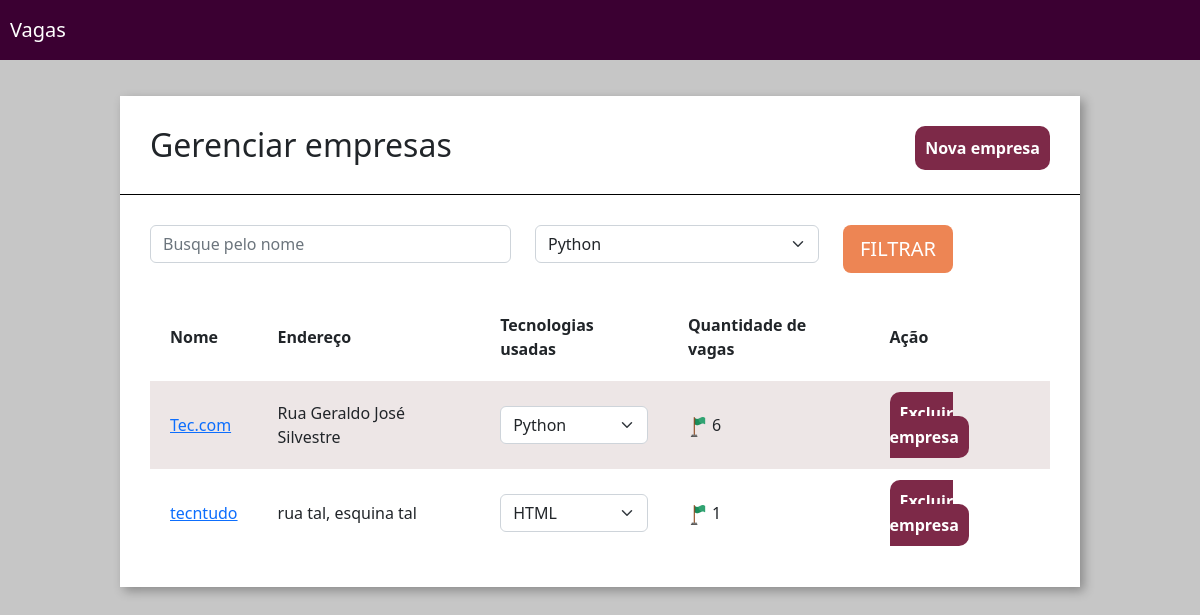
Screenshot of /empresas/ with the database file from the repository.
### empresa/models.py (models this page shows, shortened)
class Empresa(models.Model):
    choices_nicho_mercado = (
                            ('M', 'Marketing'),
                            ('N', 'Nutrição'),
                            ('D', 'Design')
                            )
    logo = models.ImageField(upload_to="logo_empresa")
    nome = models.CharField(max_length=30)
    email = models.EmailField()
    cidade = models.CharField(max_length=30)
    tecnologias = models.ManyToManyField(Tecnologias)
    endereco = models.CharField(max_length=60)
    nicho_mercado = models.CharField(max_length=3, choices=choices_nicho_mercado)
    caracteristica_empresa = models.TextField()
    class Meta:
        verbose_name = "Empresa"
        verbose_name_plural = "Empresas"
    def qtd_vagas(self):
        return Vagas.objects.filter(empresa_id=self.id).count()

### empresa/views.py (the view)
# urls.py: path("empresas/", views.empresas, name='empresas'),
def empresas(request):
    tecnologias_filtrar = request.GET.get('tecnologias')
    nome_filtar = request.GET.get('nome')
    empresas = Empresa.objects.all()
    if tecnologias_filtrar:
        empresas = empresas.filter(tecnologias=tecnologias_filtrar)
    if nome_filtar:
        empresas = empresas.filter(nome__icontains=nome_filtar)
    tecnologias = Tecnologias.objects.all()
    context = {
        "empresas": empresas,
        "tecnologias": tecnologias
    }
    return render(request, 'empresas.html', context)

### empresa/models.py (called while the page is built)
    def __str__(self):
        return self.tecnologia

### empresa/templatestags/filtro.py (called while the page is built)
@register.filter(name="is_par")
def is_par(valor):
    return True if valor % 2 == 0 else False

### empresa/templates/empresas.html (shortened to what this page needs)
{% extends 'base.html' %}
{% load static %}
{% load filtro %}
{% block 'head' %}
<link rel="stylesheet" href="{% static 'empresa/css/empresas.css' %}">
{% endblock%}
{% block 'body' %}
<div class="wrapper">
    <div class="box">
        <div class="header-box">
            <h2 class="titulo">Gerenciar empresas</h2>
            <a href="{% url 'nova_empresa' %}" class="btn-nova-empresa">Nova empresa</a>
        </div>
        <div class="borda-box"></div>
        <div class="body-box">
            <form action="{% url 'empresas' %}" method="GET">{% csrf_token %}
                <div class="row">
                    <div class="col-md-5">
                        <input type="text" placeholder="Busque pelo nome" class="form-control" name="nome">
                    </div>
                    <div class="col-md-4">
                        <select class="form-select" name="tecnologias">
                            {% for tech in tecnologias %}
                            <option value="{{tech.id}}">{{tech.tecnologia}}</option>
                            {% endfor %}
                        </select>
                    </div>
                    <div class="col-md-3">
                        <input type="submit" value="FILTRAR" class="btn btn-lg btn-orange">
                    </div>
                </div>
            </form>
            <table class="tabela" cellpadding="20">
                <tr>
                    <th>Nome</th>
                    <th>Endereço</th>
                    <th>Tecnologias usadas</th>
                    <th>Quantidade de vagas</th>
                    <th>Ação</th>
                </tr>
                {% for empresa in empresas %}
                <tr {% if not forloop.counter|is_par %} class="tabela-linha" {% endif %}>
                    <td>
                        <a href="{% url 'empresa_unica' empresa.id %}">
                            {{empresa.nome}}
                        </a>
                    </td>
                    <td>{{empresa.endereco}}</td>
                    <td>
                        <select class="form-select">
                            {% for tech in empresa.tecnologias.all %}
                            <option>{{tech}}</option>
                            {% endfor %}
                        </select>
                    </td>
                    <td>
                        {% if empresa.qtd_vagas <= 0 %} <img src="{% static 'empresa/img/bandeira-vermelha.png' %}"
                            width="20" height="20" alt="">
                            {% else %}
                            <img src="{% static 'empresa/img/flag.png' %}" width="20" height="20" alt="">
                            {% endif %}
                            {{empresa.qtd_vagas}}
                    </td>
                    <td>
                        <a href="{% url 'excluir_empresa' empresa.id %}" class="btn-excluir">Excluir empresa</a>
                    </td>
                </tr>
                {% endfor %}
            </table>
        </div>
    </div>
</div>
{% endblock%}

### templates/static/base/css/base.css (style rules this page uses)
body { background-color: #C6C6C6; }

### templates/static/empresa/css/empresas.css (style rules this page uses)
.wrapper { margin-top: 3%; display: flex; flex-direction: row; justify-content: center; align-items: center; }
.box { width: 80vw; background: #fff; box-shadow: 4px 4px 10px rgba(0, 0, 0, .3); }
.titulo { display: inline; }
.btn-nova-empresa { float: right; text-decoration: none; color: white; background-color: #7D2948; padding: 10px; border-radius: 10px; font-weight: bold; }
.header-box { padding: 30px; }
.borda-box { border-top: 1px solid black; }
.body-box { padding: 30px; }
.btn-orange { background-color: #ED8554; color: white; }
.tabela { width: 100%; margin-top: 20px; }
.tabela-linha { background-color: #EDE6E6; }
.btn-excluir { text-decoration: none; color: white; background-color: #7D2948; padding: 10px; border-radius: 10px; font-weight: bold; }

### rows the page displays
Empresa: nome "Tec.com", endereco "Rua Geraldo José Silvestre", qtd_vagas "6"
Empresa: nome "tecntudo", endereco "rua tal, esquina tal", qtd_vagas "1"

### other values shown
form field tecnologias "Python"
form field value "Python"
form field value "HTML"
